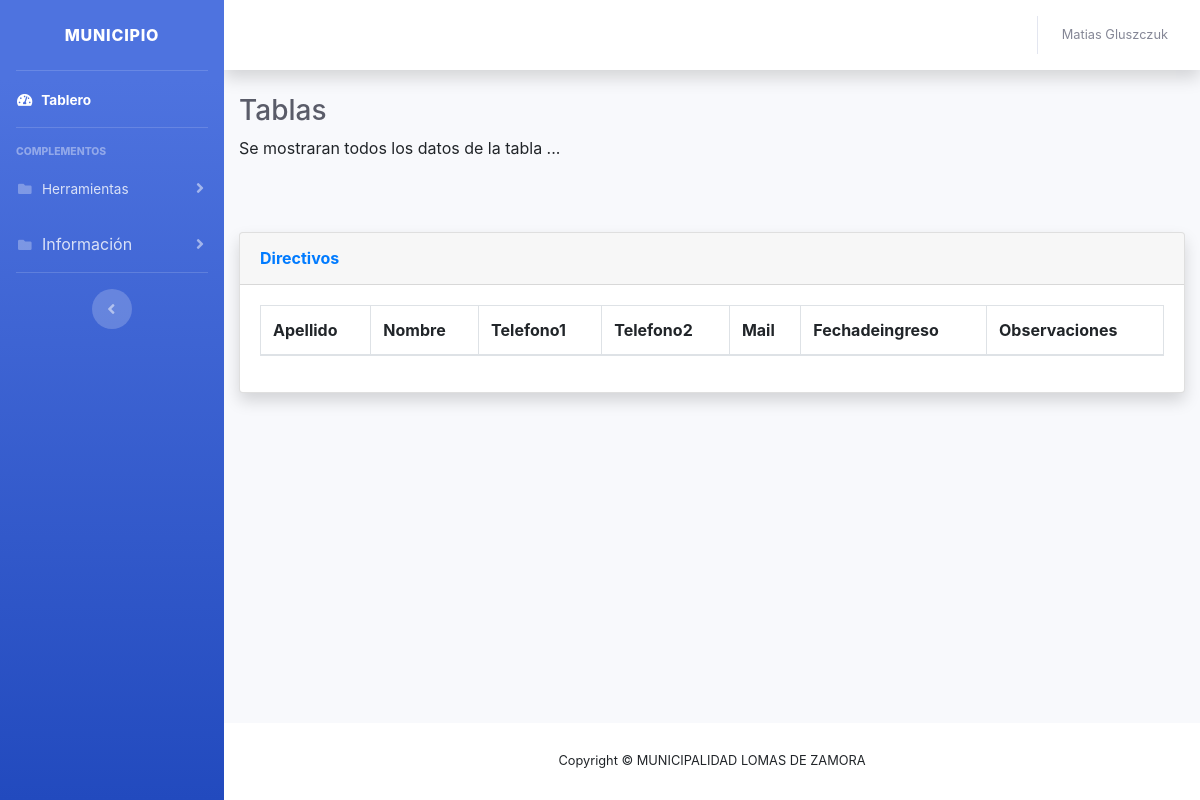
The app's page /administrador/tabla-directivos.php (signed in), older data.
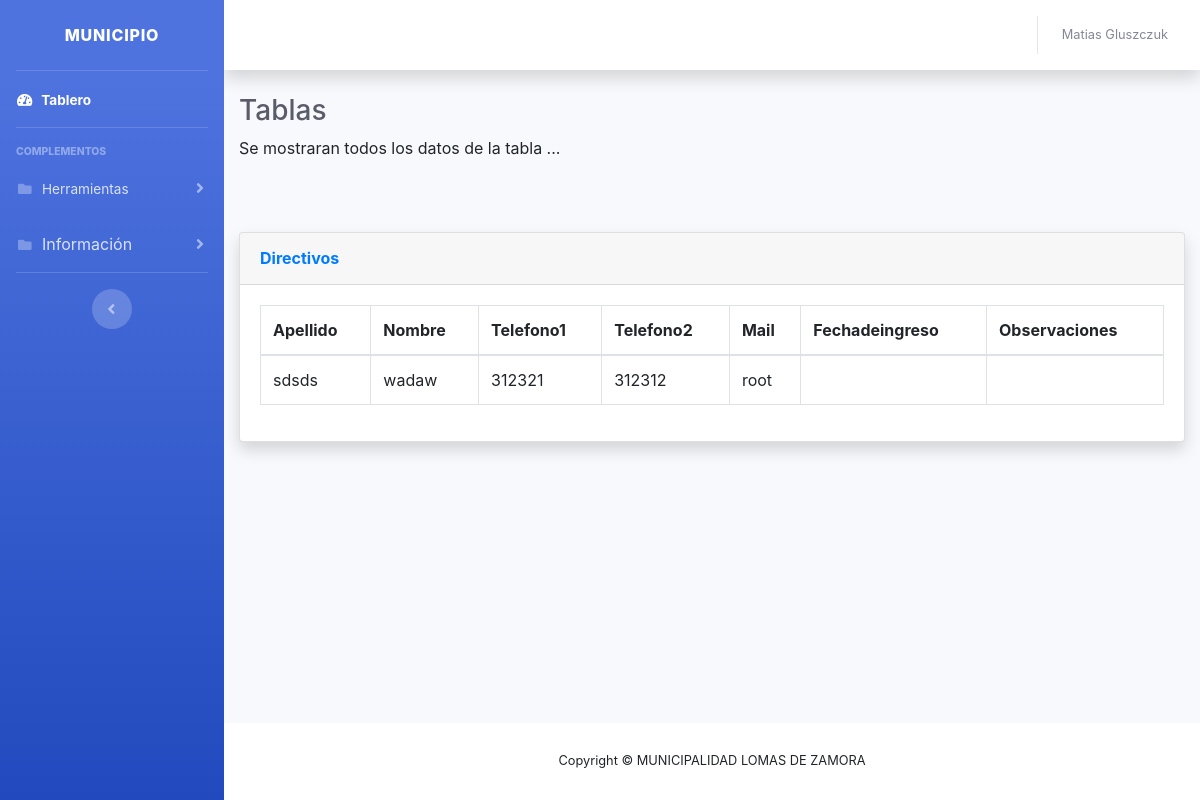
The same page, newer data.
### tables this page shows
CREATE TABLE `director` (
  `iddirector` int(11) NOT NULL,
  `nombredi` varchar(50) NOT NULL,
  `apellido` varchar(50) NOT NULL,
  `celular` int(11) NOT NULL,
  `celular2` int(11) NOT NULL,
  `email` varchar(50) NOT NULL,
  `foto` longblob NOT NULL,
  `fechadesde` varchar(10) NOT NULL,
  `observaciones` varchar(100) NOT NULL
);

### administrador/tabla-directivos.php (the view, shortened to what this page needs)
<!DOCTYPE html>
<html lang="en">
<head>
    <link href="vendor/fontawesome-free/css/all.min.css" rel="stylesheet" type="text/css">
    <link href="css/sb-admin-2.min.css" rel="stylesheet">
    <link href="vendor/datatables/dataTables.bootstrap4.min.css" rel="stylesheet">
  <link rel="stylesheet" href="https://cdnjs.cloudflare.com/ajax/libs/font-awesome/4.7.0/css/font-awesome.min.css">
  <link rel="stylesheet" href="https://stackpath.bootstrapcdn.com/bootstrap/4.3.1/css/bootstrap.min.css">
</head>
<body id="page-top">
  <div id="wrapper">
    <ul class="navbar-nav bg-gradient-primary sidebar sidebar-dark accordion" id="accordionSidebar">
      <a class="sidebar-brand d-flex align-items-center justify-content-center" href="index.php">
        <div class="sidebar-brand-text mx-3">Municipio</div>
      </a>
      <hr class="sidebar-divider my-0">
      <li class="nav-item active">
        <a class="nav-link" href="index.php">
          <i class="fas fa-fw fa-tachometer-alt"></i>
          <span>Tablero</span></a>
      </li>
      <hr class="sidebar-divider">
      <div class="sidebar-heading">
        Complementos
      </div>
      <li class="nav-item">
        <a class="nav-link collapsed" href="#" data-toggle="collapse" data-target="#collapsePages" aria-expanded="true" aria-controls="collapsePages">
          <i class="fas fa-fw fa-folder"></i>
          <span>Herramientas</span>
        </a>
      </li>
      <li class="nav-item">
        <a class="nav-link collapsed" href="#" data-toggle="collapse" data-target="#collapsePages" aria-expanded="true" aria-controls="collapsePages">
          <i class="fas fa-fw fa-folder"></i>
          <span></span>Información
        </a>
      </li>
      <hr class="sidebar-divider d-none d-md-block">
      <div class="text-center d-none d-md-inline">
        <button class="rounded-circle border-0" id="sidebarToggle"></button>
      </div>
    </ul>
    <div id="content-wrapper" class="d-flex flex-column">
      <div id="content">
        <nav class="navbar navbar-expand navbar-light bg-white topbar mb-4 static-top shadow">
          <ul class="navbar-nav ml-auto">
            <li class="nav-item dropdown no-arrow">
              <a class="nav-link dropdown-toggle" href="#" id="userDropdown" role="button" data-toggle="dropdown" aria-haspopup="true" aria-expanded="false">
                <span class="mr-2 d-none d-lg-inline text-gray-600 small">
                  <?php
                    echo $_SESSION['nombre']." ".$_SESSION['apellido'];
                  ?>
                </span>
              </a>
            </li>
          </ul>
        </nav>
        <div class="container-fluid">
          <h1 class="h3 mb-2 text-gray-800">Tablas</h1>
          <p class="mb-4">Se mostraran todos los datos de la tabla ... </p>
          <br>
          <br>
          <div class="card shadow mb-4">
            <div class="card-header py-3">
              <h6 class="m-0 font-weight-bold text-primary">Directivos</h6>
            </div>
            <div class="card-body">
              <div class="table-responsive">
                <table class="table table-bordered" id="dataTable" width="100%" cellspacing="0">
                  <thead>
                    <tr>
                      <th>Apellido</th>
                      <th>Nombre</th>
                      <th>Telefono1</th>
                      <th>Telefono2</th>
                      <th>Mail</th>
                      <th>Fechadeingreso</th>
                      <th>Observaciones</th>
                    </tr>
                  </thead>
                  <?php
                          $servername = "localhost";
                          $username = "root";
                          $password = "";
                          $dbname = "municipio";
                          $conn = new mysqli($servername,$username,$password,$dbname);
                          $sql = "SELECT * FROM director";
                          $result = $conn->query($sql);
                          if ($result->num_rows > 0) {
                              while($row = $result->fetch_assoc()) {
                                  echo "<tr><td>".$row["apellido"]."</td>"."<td>".$row["nombredi"]."</td>"."<td>".$row["celular"]."</td>"."<td>".$row["celular2"]."</td>"."<td>".$row["email"]."</td>"."<td>".$row["fechadesde"]."</td>"."<td>".$row["observaciones"]."</td></tr>";
                              }
                          }
                  ?>
                </table>
              </div>
            </div>
          </div>
        </div>
      </div>
      <footer class="sticky-footer bg-white">
        <div class="container my-auto">
          <div class="copyright text-center my-auto">
            <span>Copyright &copy; MUNICIPALIDAD LOMAS DE ZAMORA</span>
          </div>
        </div>
      </footer>
    </div>
  </div>
</body>
</html>

Row changes from the older to the newer data that the page shows:
added director: apellido "sdsds", nombredi "wadaw", celular "312321", celular2 "312312", email "root"
